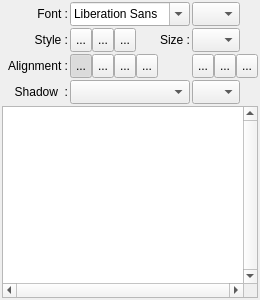
         <widget class="QWidget" name="TabText">
          <attribute name="title">
           <string>Text</string>
          </attribute>
          <layout class="QGridLayout" name="gridLayout_3">
           <property name="margin">
            <number>2</number>
           </property>
           <property name="spacing">
            <number>2</number>
           </property>
           <item row="2" column="0">
            <layout class="QGridLayout" name="gridLayout_2">
             <property name="margin">
              <number>0</number>
             </property>
             <property name="spacing">
              <number>2</number>
             </property>
             <item row="1" column="0">
              <widget class="QLabel" name="label_9">
               <property name="text">
                <string> Style :</string>
               </property>
               <property name="alignment">
                <set>Qt::AlignRight|Qt::AlignTrailing|Qt::AlignVCenter</set>
               </property>
              </widget>
             </item>
             <item row="1" column="1">
              <layout class="QHBoxLayout" name="horizontalLayout_11">
               <property name="spacing">
                <number>0</number>
               </property>
               <property name="margin">
                <number>0</number>
               </property>
               <item>
                <widget class="QToolButton" name="bold">
                 <property name="minimumSize">
                  <size>
                   <width>22</width>
                   <height>24</height>
                  </size>
                 </property>
                 <property name="maximumSize">
                  <size>
                   <width>22</width>
                   <height>24</height>
                  </size>
                 </property>
                 <property name="toolTip">
                  <string>Bold</string>
                 </property>
                 <property name="text">
                  <string notr="true">...</string>
                 </property>
                 <property name="icon">
                  <iconset>
                   <normaloff>icons/text_bold.png</normaloff>icons/text_bold.png</iconset>
                 </property>
                 <property name="checkable">
                  <bool>true</bool>
                 </property>
                 <property name="checked">
                  <bool>false</bool>
                 </property>
                </widget>
               </item>
               <item>
                <widget class="QToolButton" name="Italic">
                 <property name="minimumSize">
                  <size>
                   <width>22</width>
                   <height>24</height>
                  </size>
                 </property>
                 <property name="maximumSize">
                  <size>
                   <width>22</width>
                   <height>24</height>
                  </size>
                 </property>
                 <property name="toolTip">
                  <string>Italic</string>
                 </property>
                 <property name="text">
                  <string notr="true">...</string>
                 </property>
                 <property name="icon">
                  <iconset>
                   <normaloff>icons/text_italic.png</normaloff>icons/text_italic.png</iconset>
                 </property>
                 <property name="checkable">
                  <bool>true</bool>
                 </property>
                </widget>
               </item>
               <item>
                <widget class="QToolButton" name="Souligne">
                 <property name="minimumSize">
                  <size>
                   <width>22</width>
                   <height>24</height>
                  </size>
                 </property>
                 <property name="maximumSize">
                  <size>
                   <width>22</width>
                   <height>24</height>
                  </size>
                 </property>
                 <property name="toolTip">
                  <string>Underline</string>
                 </property>
                 <property name="text">
                  <string notr="true">...</string>
                 </property>
                 <property name="icon">
                  <iconset>
                   <normaloff>icons/text_underline.png</normaloff>icons/text_underline.png</iconset>
                 </property>
                 <property name="checkable">
                  <bool>true</bool>
                 </property>
                </widget>
               </item>
               <item>
                <widget class="QLabel" name="label_5">
                 <property name="sizePolicy">
                  <sizepolicy hsizetype="Preferred" vsizetype="Preferred">
                   <horstretch>0</horstretch>
                   <verstretch>0</verstretch>
                  </sizepolicy>
                 </property>
                 <property name="text">
                  <string>Size :</string>
                 </property>
                 <property name="alignment">
                  <set>Qt::AlignRight|Qt::AlignTrailing|Qt::AlignVCenter</set>
                 </property>
                </widget>
               </item>
              </layout>
             </item>
             <item row="0" column="0">
              <widget class="QLabel" name="label_32">
               <property name="text">
                <string>Font :</string>
               </property>
               <property name="alignment">
                <set>Qt::AlignRight|Qt::AlignTrailing|Qt::AlignVCenter</set>
               </property>
              </widget>
             </item>
             <item row="3" column="0">
              <widget class="QLabel" name="label_4">
               <property name="text">
                <string>Shadow  :</string>
               </property>
               <property name="alignment">
                <set>Qt::AlignRight|Qt::AlignTrailing|Qt::AlignVCenter</set>
               </property>
              </widget>
             </item>
             <item row="2" column="0">
              <widget class="QLabel" name="label_7">
               <property name="text">
                <string>Alignment :</string>
               </property>
               <property name="alignment">
                <set>Qt::AlignRight|Qt::AlignTrailing|Qt::AlignVCenter</set>
               </property>
              </widget>
             </item>
             <item row="2" column="1">
              <layout class="QHBoxLayout" name="horizontalLayout_4">
               <property name="spacing">
                <number>0</number>
               </property>
               <property name="margin">
                <number>0</number>
               </property>
               <item>
                <widget class="QToolButton" name="textLeft">
                 <property name="minimumSize">
                  <size>
                   <width>22</width>
                   <height>24</height>
                  </size>
                 </property>
                 <property name="maximumSize">
                  <size>
                   <width>22</width>
                   <height>24</height>
                  </size>
                 </property>
                 <property name="toolTip">
                  <string>Align left</string>
                 </property>
                 <property name="text">
                  <string notr="true">...</string>
                 </property>
                 <property name="icon">
                  <iconset>
                   <normaloff>icons/text_align_left.png</normaloff>icons/text_align_left.png</iconset>
                 </property>
                 <property name="checkable">
                  <bool>true</bool>
                 </property>
                 <property name="checked">
                  <bool>true</bool>
                 </property>
                 <property name="autoExclusive">
                  <bool>true</bool>
                 </property>
                </widget>
               </item>
               <item>
                <widget class="QToolButton" name="textCenter">
                 <property name="minimumSize">
                  <size>
                   <width>22</width>
                   <height>24</height>
                  </size>
                 </property>
                 <property name="maximumSize">
                  <size>
                   <width>22</width>
                   <height>24</height>
                  </size>
                 </property>
                 <property name="toolTip">
                  <string>Align center</string>
                 </property>
                 <property name="text">
                  <string notr="true">...</string>
                 </property>
                 <property name="icon">
                  <iconset>
                   <normaloff>icons/text_align_center.png</normaloff>icons/text_align_center.png</iconset>
                 </property>
                 <property name="checkable">
                  <bool>true</bool>
                 </property>
                 <property name="autoExclusive">
                  <bool>true</bool>
                 </property>
                </widget>
               </item>
               <item>
                <widget class="QToolButton" name="textJustif">
                 <property name="minimumSize">
                  <size>
                   <width>22</width>
                   <height>24</height>
                  </size>
                 </property>
                 <property name="maximumSize">
                  <size>
                   <width>22</width>
                   <height>24</height>
                  </size>
                 </property>
                 <property name="toolTip">
                  <string>Align justify</string>
                 </property>
                 <property name="text">
                  <string notr="true">...</string>
                 </property>
                 <property name="icon">
                  <iconset>
                   <normaloff>icons/text_align_justif.png</normaloff>icons/text_align_justif.png</iconset>
                 </property>
                 <property name="checkable">
                  <bool>true</bool>
                 </property>
                 <property name="autoExclusive">
                  <bool>true</bool>
                 </property>
                </widget>
               </item>
               <item>
                <widget class="QToolButton" name="textRight">
                 <property name="minimumSize">
                  <size>
                   <width>22</width>
                   <height>24</height>
                  </size>
                 </property>
                 <property name="maximumSize">
                  <size>
                   <width>22</width>
                   <height>24</height>
                  </size>
                 </property>
                 <property name="toolTip">
                  <string>Align right</string>
                 </property>
                 <property name="text">
                  <string notr="true">...</string>
                 </property>
                 <property name="icon">
                  <iconset>
                   <normaloff>icons/text_align_right.png</normaloff>icons/text_align_right.png</iconset>
                 </property>
                 <property name="checkable">
                  <bool>true</bool>
                 </property>
                 <property name="autoExclusive">
                  <bool>true</bool>
                 </property>
                </widget>
               </item>
               <item>
                <widget class="QLabel" name="label_12">
                 <property name="sizePolicy">
                  <sizepolicy hsizetype="Preferred" vsizetype="Preferred">
                   <horstretch>0</horstretch>
                   <verstretch>0</verstretch>
                  </sizepolicy>
                 </property>
                 <property name="minimumSize">
                  <size>
                   <width>10</width>
                   <height>0</height>
                  </size>
                 </property>
                 <property name="text">
                  <string notr="true"/>
                 </property>
                </widget>
               </item>
              </layout>
             </item>
             <item row="0" column="1">
              <widget class="QFontComboBox" name="fontStyleCB">
               <property name="sizePolicy">
                <sizepolicy hsizetype="Fixed" vsizetype="Preferred">
                 <horstretch>0</horstretch>
                 <verstretch>0</verstretch>
                </sizepolicy>
               </property>
               <property name="maximumSize">
                <size>
                 <width>120</width>
                 <height>16777215</height>
                </size>
               </property>
               <property name="toolTip">
                <string>Select font family</string>
               </property>
              </widget>
             </item>
             <item row="1" column="2">
              <widget class="QComboBox" name="fontSize">
               <property name="sizePolicy">
                <sizepolicy hsizetype="Fixed" vsizetype="Fixed">
                 <horstretch>0</horstretch>
                 <verstretch>0</verstretch>
                </sizepolicy>
               </property>
               <property name="minimumSize">
                <size>
                 <width>48</width>
                 <height>24</height>
                </size>
               </property>
               <property name="maximumSize">
                <size>
                 <width>48</width>
                 <height>24</height>
                </size>
               </property>
               <property name="toolTip">
                <string>Select font size</string>
               </property>
              </widget>
             </item>
             <item row="0" column="2">
              <widget class="cCustomColorComboBox" name="FontColorCombo">
               <property name="sizePolicy">
                <sizepolicy hsizetype="Fixed" vsizetype="Fixed">
                 <horstretch>0</horstretch>
                 <verstretch>0</verstretch>
                </sizepolicy>
               </property>
               <property name="minimumSize">
                <size>
                 <width>48</width>
                 <height>24</height>
                </size>
               </property>
               <property name="maximumSize">
                <size>
                 <width>48</width>
                 <height>24</height>
                </size>
               </property>
               <property name="editable">
                <bool>false</bool>
               </property>
              </widget>
             </item>
             <item row="3" column="2">
              <widget class="cCustomColorComboBox" name="StyleShadowColorCombo">
               <property name="sizePolicy">
                <sizepolicy hsizetype="Fixed" vsizetype="Fixed">
                 <horstretch>0</horstretch>
                 <verstretch>0</verstretch>
                </sizepolicy>
               </property>
               <property name="minimumSize">
                <size>
                 <width>48</width>
                 <height>24</height>
                </size>
               </property>
               <property name="maximumSize">
                <size>
                 <width>48</width>
                 <height>24</height>
                </size>
               </property>
              </widget>
             </item>
             <item row="3" column="1">
              <widget class="QComboBox" name="fontEffectCB">
               <property name="sizePolicy">
                <sizepolicy hsizetype="Preferred" vsizetype="Fixed">
                 <horstretch>0</horstretch>
                 <verstretch>0</verstretch>
                </sizepolicy>
               </property>
               <property name="minimumSize">
                <size>
                 <width>0</width>
                 <height>24</height>
                </size>
               </property>
               <property name="maximumSize">
                <size>
                 <width>120</width>
                 <height>24</height>
                </size>
               </property>
               <property name="toolTip">
                <string>Select font effect (outerline, shadow)</string>
               </property>
               <property name="styleSheet">
                <string notr="true">QComboBox QAbstractItemView {
background: #ffffff;
color: #000000;
}</string>
               </property>
              </widget>
             </item>
             <item row="2" column="2">
              <layout class="QHBoxLayout" name="horizontalLayout">
               <property name="spacing">
                <number>0</number>
               </property>
               <property name="margin">
                <number>0</number>
               </property>
               <item>
                <widget class="QToolButton" name="textUp">
                 <property name="minimumSize">
                  <size>
                   <width>22</width>
                   <height>24</height>
                  </size>
                 </property>
                 <property name="maximumSize">
                  <size>
                   <width>22</width>
                   <height>24</height>
                  </size>
                 </property>
                 <property name="toolTip">
                  <string>Align top</string>
                 </property>
                 <property name="text">
                  <string notr="true">...</string>
                 </property>
                 <property name="icon">
                  <iconset>
                   <normaloff>icons/text_align_vup.png</normaloff>icons/text_align_vup.png</iconset>
                 </property>
                 <property name="checkable">
                  <bool>true</bool>
                 </property>
                 <property name="autoExclusive">
                  <bool>true</bool>
                 </property>
                </widget>
               </item>
               <item>
                <widget class="QToolButton" name="textVCenter">
                 <property name="minimumSize">
                  <size>
                   <width>22</width>
                   <height>24</height>
                  </size>
                 </property>
                 <property name="maximumSize">
                  <size>
                   <width>22</width>
                   <height>24</height>
                  </size>
                 </property>
                 <property name="toolTip">
                  <string>Align in the middle</string>
                 </property>
                 <property name="text">
                  <string notr="true">...</string>
                 </property>
                 <property name="icon">
                  <iconset>
                   <normaloff>icons/text_align_vcenter.png</normaloff>icons/text_align_vcenter.png</iconset>
                 </property>
                 <property name="checkable">
                  <bool>true</bool>
                 </property>
                 <property name="autoExclusive">
                  <bool>true</bool>
                 </property>
                </widget>
               </item>
               <item>
                <widget class="QToolButton" name="textBottom">
                 <property name="minimumSize">
                  <size>
                   <width>22</width>
                   <height>24</height>
                  </size>
                 </property>
                 <property name="maximumSize">
                  <size>
                   <width>22</width>
                   <height>24</height>
                  </size>
                 </property>
                 <property name="toolTip">
                  <string>Align bottom</string>
                 </property>
                 <property name="text">
                  <string notr="true">...</string>
                 </property>
                 <property name="icon">
                  <iconset>
                   <normaloff>icons/text_align_vbottom.png</normaloff>icons/text_align_vbottom.png</iconset>
                 </property>
                 <property name="checkable">
                  <bool>true</bool>
                 </property>
                 <property name="checked">
                  <bool>false</bool>
                 </property>
                 <property name="autoExclusive">
                  <bool>true</bool>
                 </property>
                </widget>
               </item>
              </layout>
             </item>
            </layout>
           </item>
           <item row="13" column="0">
            <widget class="QPlainTextEdit" name="plainTextEdit">
             <property name="sizePolicy">
              <sizepolicy hsizetype="Expanding" vsizetype="Expanding">
               <horstretch>0</horstretch>
               <verstretch>0</verstretch>
              </sizepolicy>
             </property>
             <property name="verticalScrollBarPolicy">
              <enum>Qt::ScrollBarAlwaysOn</enum>
             </property>
             <property name="horizontalScrollBarPolicy">
              <enum>Qt::ScrollBarAlwaysOn</enum>
             </property>
             <property name="documentTitle">
              <string notr="true"/>
             </property>
             <property name="plainText">
              <string notr="true"/>
             </property>
            </widget>
           </item>
          </layout>
         </widget>
